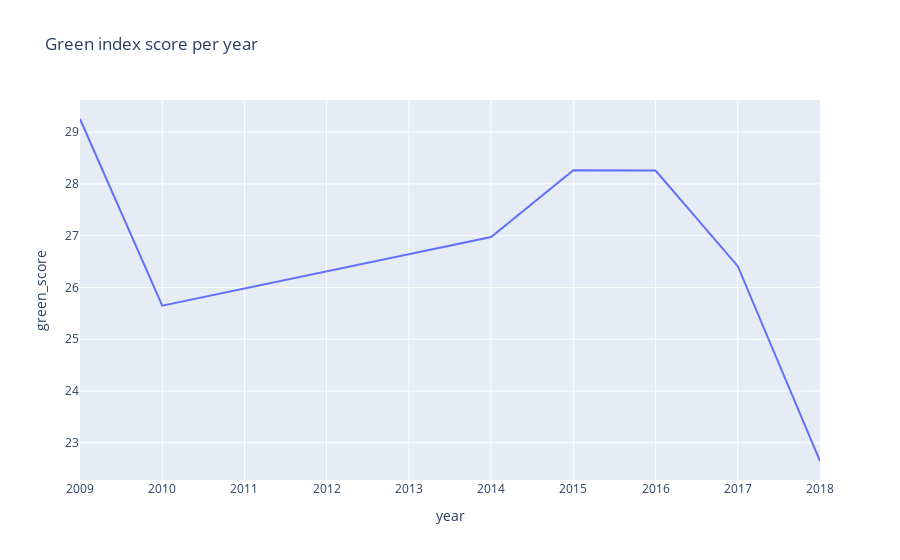
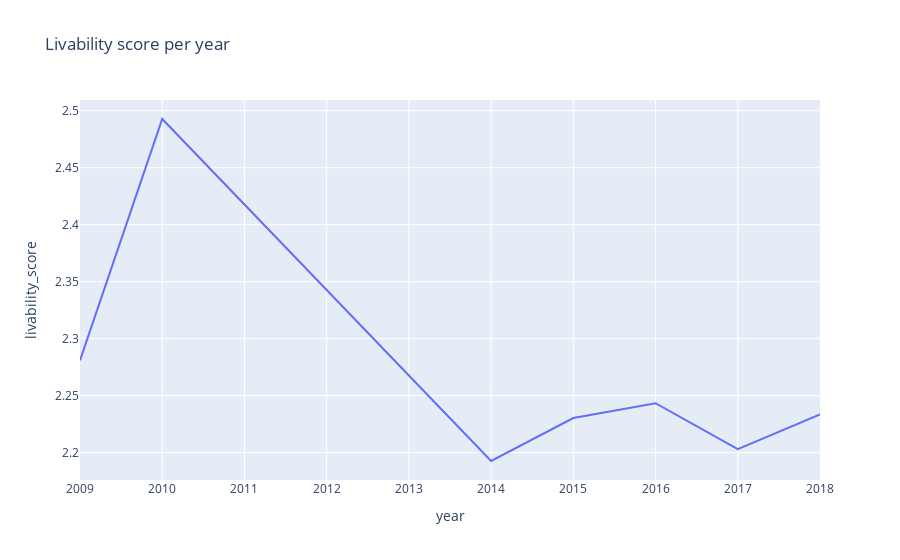

These figures' notebook cell, in order:
### Code cell
import plotly.express as px

fig1 = px.line(result_year, x="year", y="livability_score", title='Livability score per year')
fig = px.line(result_year, x="year", y="green_score", title='Green index score per year')

fig.show()
fig1.show()

### Figure 1 — Plotly figure (JSON) as saved in the notebook; plotly's stock layout.template omitted (floating-point values rounded to 4 significant figures)
{"data": [{"hovertemplate": "year=%{x}<br>green_score=%{y}<extra></extra>", "legendgroup": "", "line": {"color": "#636efa", "dash": "solid"}, "marker": {"symbol": "circle"}, "mode": "lines", "name": "", "orientation": "v", "showlegend": false, "type": "scatter", "x": [2009, 2010, 2014, 2015, 2016, 2017, 2018], "xaxis": "x", "y": [29.25, 25.65, 26.97, 28.26, 28.26, 26.41, 22.65], "yaxis": "y"}], "layout": {"legend": {"tracegroupgap": 0}, "title": {"text": "Green index score per year"}, "xaxis": {"anchor": "y", "domain": [0, 1], "title": {"text": "year"}}, "yaxis": {"anchor": "x", "domain": [0, 1], "title": {"text": "green_score"}}}}

### Figure 2 — Plotly figure (JSON) as saved in the notebook; plotly's stock layout.template omitted (floating-point values rounded to 4 significant figures)
{"data": [{"hovertemplate": "year=%{x}<br>livability_score=%{y}<extra></extra>", "legendgroup": "", "line": {"color": "#636efa", "dash": "solid"}, "marker": {"symbol": "circle"}, "mode": "lines", "name": "", "orientation": "v", "showlegend": false, "type": "scatter", "x": [2009, 2010, 2014, 2015, 2016, 2017, 2018], "xaxis": "x", "y": [2.281, 2.493, 2.193, 2.23, 2.243, 2.203, 2.233], "yaxis": "y"}], "layout": {"legend": {"tracegroupgap": 0}, "title": {"text": "Livability score per year"}, "xaxis": {"anchor": "y", "domain": [0, 1], "title": {"text": "year"}}, "yaxis": {"anchor": "x", "domain": [0, 1], "title": {"text": "livability_score"}}}}
